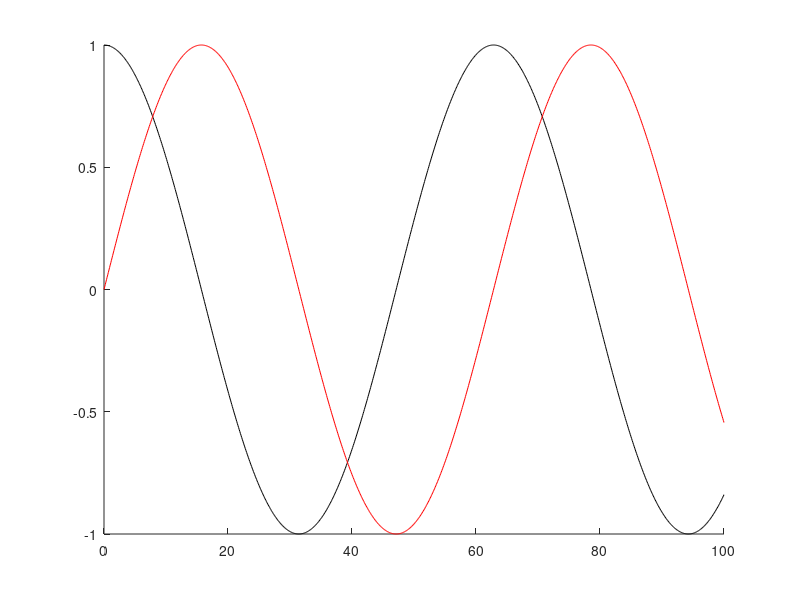

The MATLAB source for this figure:
clear
clc
close all
% Free precession
delw0 = 0.1;
t = 0:0.1:100;


M_0 = [1;   %x
       0;   %y
       0];  %z

for i=1:length(t)
R(:,:,i) = [exp(1i*delw0*t(i))     0            0;
             0              exp(-1i*delw0*t(i)) 0;
             0                  0               1];
 
M_t(:,i) = R(:,:,i)*M_0;
end

figure
hold on
plot(t,real(M_t(1,:)),'-k')
plot(t,imag(M_t(1,:)),'-r')
